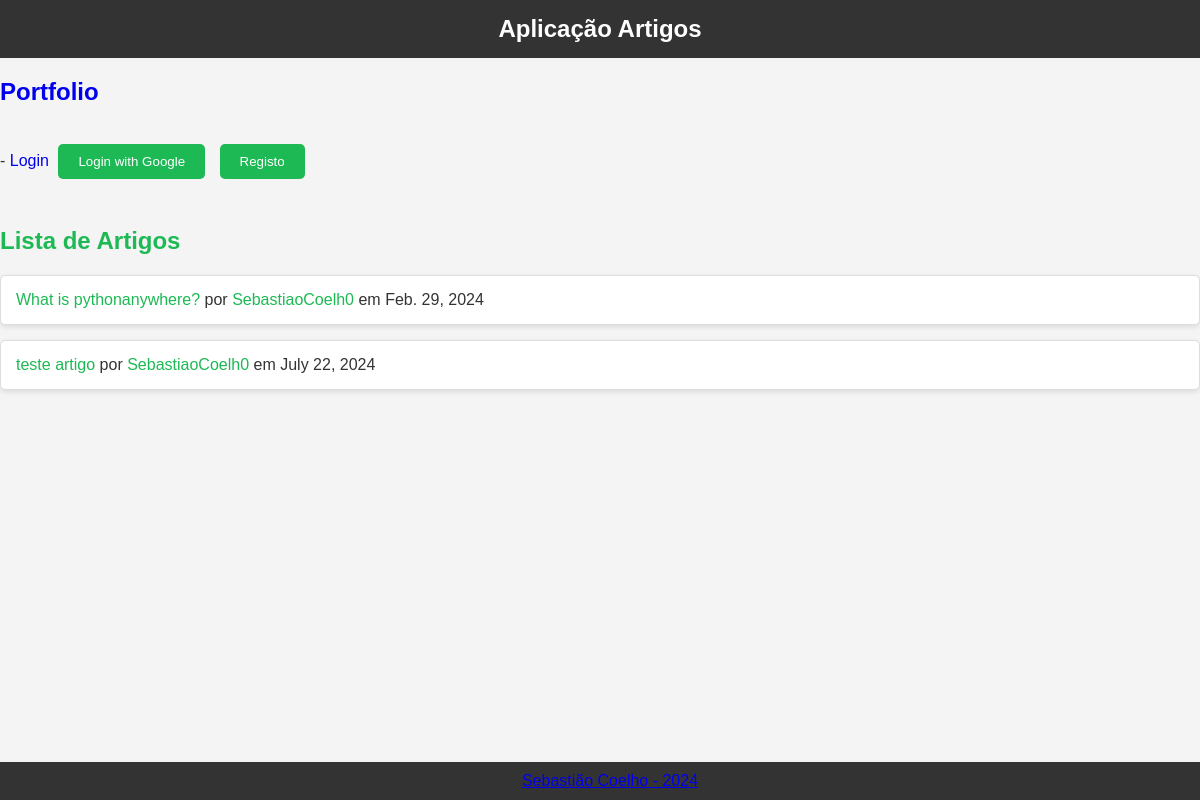
The app's page /artigos/ with its own data.
### artigos/models.py (models this page shows, shortened)
class Artigo(models.Model):
    autor = models.ForeignKey(Utilizador, on_delete=models.CASCADE)
    titulo = models.CharField(max_length=100)
    conteudo = models.TextField()
    data_publicacao = models.DateField()
    media_ratings = models.FloatField(default=0)

class Utilizador(models.Model):
    username = models.CharField(max_length=100, unique=True)
    user = models.OneToOneField(User, on_delete=models.CASCADE, null=True)

### artigos/views.py (the view)
# urls.py: path('', views.index_view, name='index'),
def index_view(request):
    artigos = Artigo.objects.all().order_by('data_publicacao')
    context = {
        'artigos': artigos
    }
    return render(request, 'artigos/index.html', context)

### artigos/templates/artigos/index.html (shortened to what this page needs)
{% extends 'artigos/layout.html' %}
{% block content %}
    <h2>Lista de Artigos</h2>
    <ul>
        {% for artigo in artigos %}
            <li>
                <a href="{% url 'artigos:artigo' artigo.id %}">{{ artigo.titulo }}</a>
                por <a href="{% url 'artigos:autor' artigo.autor.id %}">{{ artigo.autor.username }}</a>
                em {{ artigo.data_publicacao }}
            </li>
        {% endfor %}
    </ul>
{% endblock %}

### static/artigos/estilos.css (style rules this page uses)
body { font-family: Arial, sans-serif; background-color: #f4f4f4; color: #333; margin: 0; padding: 0; }
ul { list-style: none; padding: 0; margin: 0; }
li { background: #fff; border: 1px solid #ddd; margin-bottom: 10px; padding: 15px; border-radius: 5px; box-shadow: 0 2px 5px rgba(0,0,0,0.1); }
li a { color: #1DB954; text-decoration: none; }
h2, h3 { color: #1DB954; }
li { margin-bottom: 15px; }

### records on screen
Artigo: titulo "What is pythonanywhere?", autor.username "SebastiaoCoelh0", data_publicacao "Feb. 29, 2024"
Artigo: titulo "teste artigo", autor.username "SebastiaoCoelh0", data_publicacao "July 22, 2024"
